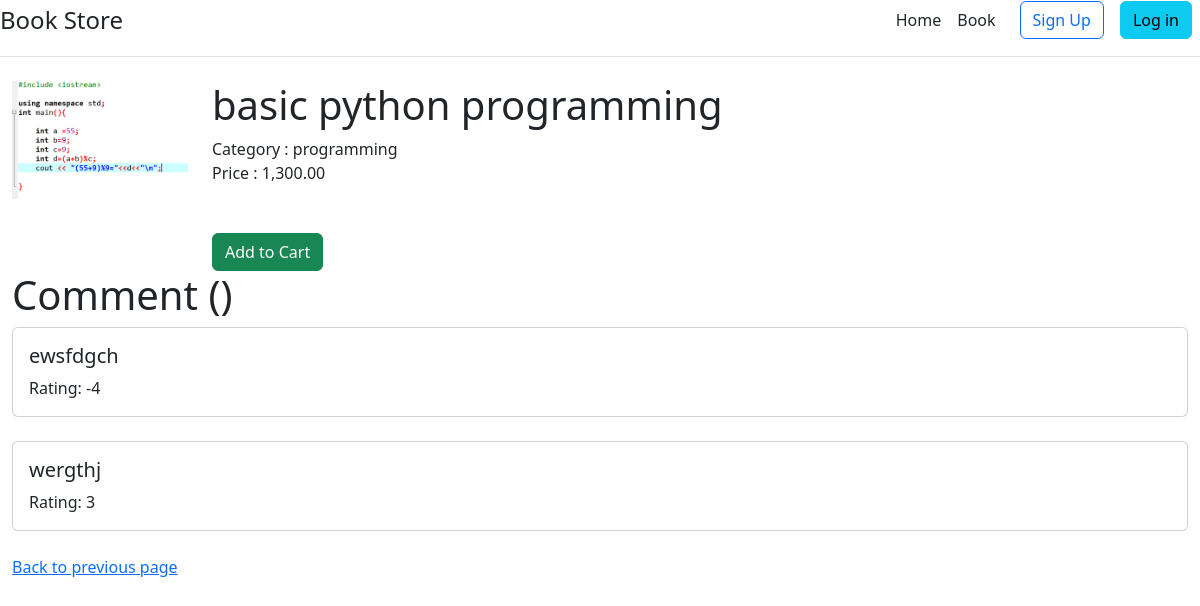
/book/detail/basic-python-programming/, run on the app's committed database.
### book/models.py (models this page shows, shortened)
class Book(models.Model):
    code=models.CharField(max_length=10, unique=True)
    slug = models.SlugField(max_length=200, unique=True)
    name = models.CharField(max_length=100)
    description = models.TextField(null=True, blank=True)
    price = models.FloatField(default=0)
    category = models.ForeignKey(Category, null=True, blank=True, on_delete=models.CASCADE)
    author = models.ManyToManyField(Author, blank=True)
    level = models.CharField(max_length=5, null=True, blank=True, choices=BOOK_LEVEL_CHOICE)
    image = models.FileField(upload_to='upload', null=True, blank=True)
    published = models.BooleanField(default=False)
    created = models.DateTimeField(auto_now_add=True)
    updated = models.DateTimeField(auto_now=True)
    class Meta:
        ordering = ['-created']
        verbose_name_plural = 'Book'
    def show_image(self):
        if self.image:
            return format_html('<img src="%s" height="40">' % self.image.url)
        return''
    show_image.allow_tags = True

class Category(models.Model):
    name= models.CharField(max_length=100)
    class Meta:
        verbose_name_plural = 'Category'
    def __str__(self):
        return self.name

class BookComment(models.Model):
    book = models.ForeignKey(Book, on_delete=models.CASCADE)
    comment = models.CharField(max_length=100)
    rating = models.IntegerField(default=0)
    class Meta:
        ordering = ['-id']
        verbose_name_plural = 'Book Comment'

### book/views.py (the view)
# urls.py: path('detail/<slug:slug>/', views.BookDetailView.as_view(), name='detail'),
class BookDetailView(DeleteView):
    model = Book
    template_name = 'book/detail.html'
    slug_url_kwarg = 'slug'

### templates/book/detail.html (shortened to what this page needs)
{% extends "layouts/base.html" %}
{% load humanize %}
{% block content %}
<div class="row">
    <div class="col-lg-2">
        {% if book.image %}
        <img src="{{ book.image.url }}" class="img-fluid mb-4" alt="">
        {% endif %}
    </div>
    <div class="col-lg-10">
        <h1>{{ book.name }}</h1>
        <div>Category : {{ book.category }}</div>
        <div>Price : {{ book.price | floatformat:2|intcomma }}</div>
        <a href="{% url 'book:cart_add' slug=book.slug %}" class="btn btn-success mt-5">Add to Cart</a>
    </div>
</div>
<h1>Comment ({{ book.get_comment_count }})</h1>
{% for c in book.bookcomment_set.all %}
<div class="card mb-4">
    <div class="card-body">
        <h5>{{ c.comment }}</h5>
        <div>Rating: {{ c.rating }}</div>
    </div>
</div>
{% endfor %}
<a href="{% url 'book:index' %}" class="mt-4">Back to previous page</a>
{% endblock %}

### data on the page
Book: image (picture), name "basic python programming", category "programming", price "1,300.00"
BookComment: comment "ewsfdgch", rating "-4"
BookComment: comment "wergthj", rating "3"
